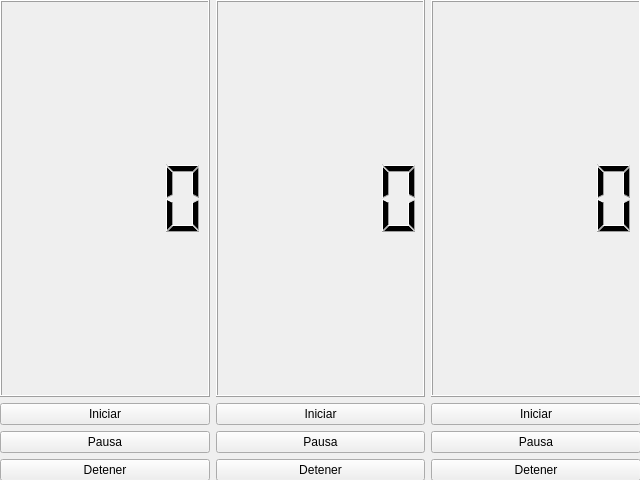
<?xml version="1.0" encoding="UTF-8"?>
<ui version="4.0">
 <class>MainWindow</class>
 <widget class="QMainWindow" name="MainWindow">
  <property name="geometry">
   <rect>
    <x>0</x>
    <y>0</y>
    <width>640</width>
    <height>480</height>
   </rect>
  </property>
  <property name="windowTitle">
   <string>MainWindow</string>
  </property>
  <widget class="QWidget" name="centralwidget">
   <widget class="QWidget" name="gridLayoutWidget">
    <property name="geometry">
     <rect>
      <x>0</x>
      <y>0</y>
      <width>641</width>
      <height>481</height>
     </rect>
    </property>
    <layout class="QGridLayout" name="gridLayout">
     <item row="0" column="0">
      <layout class="QHBoxLayout" name="horizontalLayout">
       <item>
        <layout class="QVBoxLayout" name="verticalLayout">
         <item>
          <widget class="QLCDNumber" name="number_1"/>
         </item>
         <item>
          <widget class="QPushButton" name="start_1">
           <property name="text">
            <string>Iniciar</string>
           </property>
          </widget>
         </item>
         <item>
          <widget class="QPushButton" name="pause_1">
           <property name="text">
            <string>Pausa</string>
           </property>
          </widget>
         </item>
         <item>
          <widget class="QPushButton" name="stop_1">
           <property name="text">
            <string>Detener</string>
           </property>
          </widget>
         </item>
        </layout>
       </item>
       <item>
        <layout class="QVBoxLayout" name="verticalLayout_5">
         <item>
          <widget class="QLCDNumber" name="number_2"/>
         </item>
         <item>
          <widget class="QPushButton" name="start_2">
           <property name="text">
            <string>Iniciar</string>
           </property>
          </widget>
         </item>
         <item>
          <widget class="QPushButton" name="pause_2">
           <property name="text">
            <string>Pausa</string>
           </property>
          </widget>
         </item>
         <item>
          <widget class="QPushButton" name="stop_2">
           <property name="text">
            <string>Detener</string>
           </property>
          </widget>
         </item>
        </layout>
       </item>
       <item>
        <layout class="QVBoxLayout" name="verticalLayout_7">
         <item>
          <widget class="QLCDNumber" name="number_3"/>
         </item>
         <item>
          <widget class="QPushButton" name="start_3">
           <property name="text">
            <string>Iniciar</string>
           </property>
          </widget>
         </item>
         <item>
          <widget class="QPushButton" name="pause_3">
           <property name="text">
            <string>Pausa</string>
           </property>
          </widget>
         </item>
         <item>
          <widget class="QPushButton" name="stop_3">
           <property name="text">
            <string>Detener</string>
           </property>
          </widget>
         </item>
        </layout>
       </item>
      </layout>
     </item>
    </layout>
   </widget>
  </widget>
 </widget>
 <resources/>
 <connections/>
</ui>
